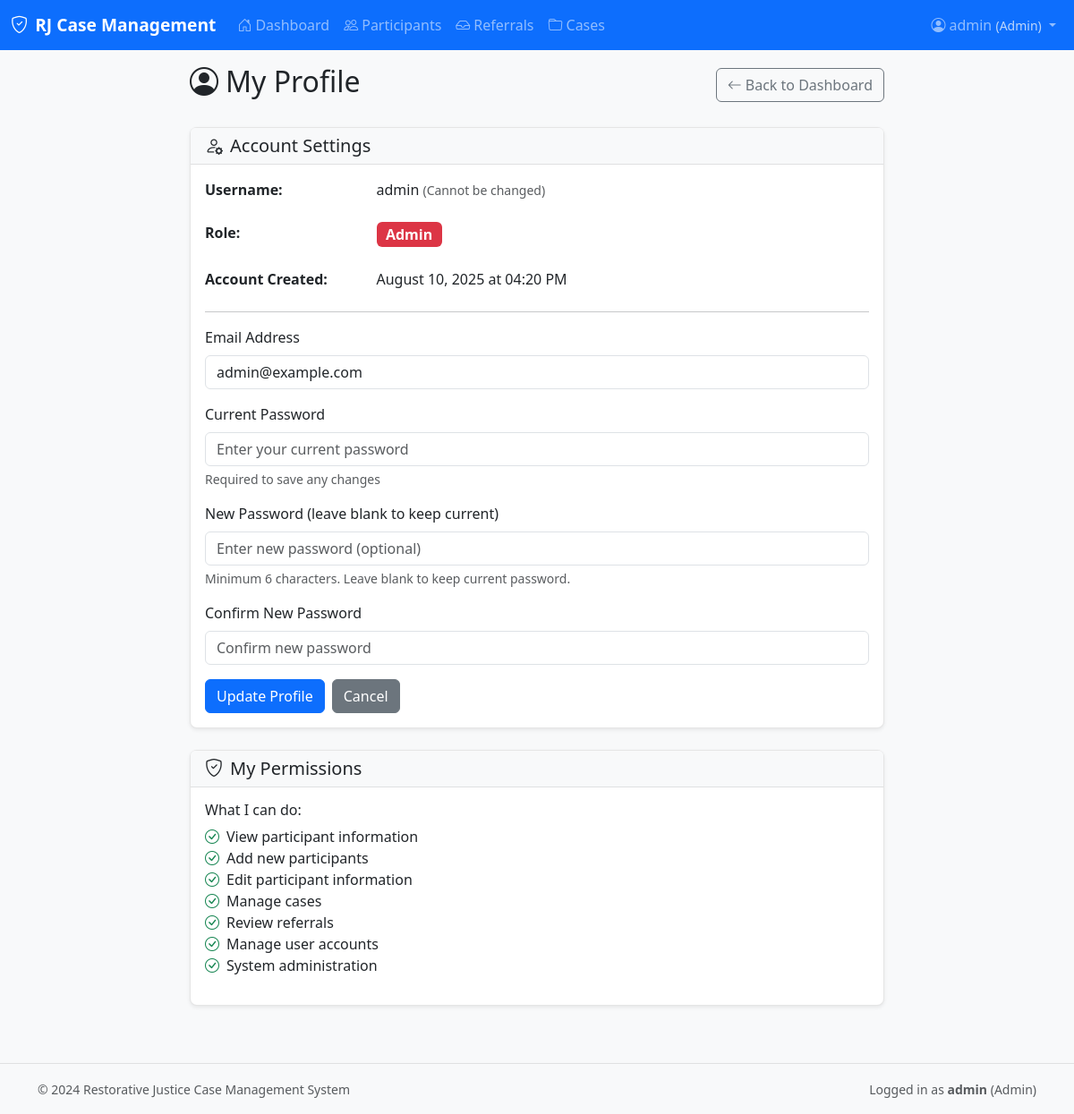
Screenshot of /profile (signed in) with the database file from the repository.
### models.py (models this page shows, shortened)
class User(UserMixin, db.Model):
    __tablename__ = 'users'
    id = db.Column(db.Integer, primary_key=True)
    username = db.Column(db.String(80), unique=True, nullable=False)
    email = db.Column(db.String(120), unique=True, nullable=False)
    password_hash = db.Column(db.String(255), nullable=False)
    role = db.Column(db.String(20), default='volunteer')  # volunteer, coordinator, admin
    created_at = db.Column(db.DateTime, default=datetime.utcnow)
    is_active = db.Column(db.Boolean, default=True)
    processed_referrals = db.relationship('Referral', backref='processor', lazy=True, foreign_keys='Referral.processed_by')
    @property
    def role_display(self):
        return self.role.title()
    @property
    def permissions(self):
        perms = ['view_participants']
        if self.role in ['coordinator', 'admin']:
            perms.extend(['add_participants', 'edit_participants', 'manage_cases', 'manage_referrals'])
        if self.role == 'admin':
            perms.extend(['manage_users', 'system_admin'])
        return perms
    def has_permission(self, permission):
        return permission in self.permissions

### app.py (the view, shortened to what this page needs)
@app.route('/profile', methods=['GET', 'POST'])
@login_required
def profile():
    form = UserProfileForm(obj=current_user)
    return render_template('profile.html', form=form)

### forms.py
class UserProfileForm(FlaskForm):
    email = StringField('Email Address', validators=[DataRequired(), Email(), Length(max=120)],
                       render_kw={'placeholder': 'your.email@example.com'})
    current_password = PasswordField('Current Password', validators=[DataRequired()],
                                   render_kw={'placeholder': 'Enter your current password'})
    new_password = PasswordField('New Password (leave blank to keep current)', validators=[Optional(), Length(min=6)],
                                render_kw={'placeholder': 'Enter new password (optional)'})
    confirm_password = PasswordField('Confirm New Password',
                                   validators=[Optional(), EqualTo('new_password', message='Passwords must match')],
                                   render_kw={'placeholder': 'Confirm new password'})
    submit = SubmitField('Update Profile')

### app.py (called while the page is built)
@login_manager.user_loader
def load_user(user_id):
    return User.query.get(int(user_id))

### templates/profile.html (shortened to what this page needs)
{% extends "base.html" %}
{% block content %}
<div class="row">
    <div class="col-md-8 mx-auto">
        <div class="d-flex justify-content-between align-items-center mb-4">
            <h2>
                <i class="bi bi-person-circle me-2"></i>My Profile
            </h2>
            <a href="{{ url_for('dashboard') }}" class="btn btn-outline-secondary">
                <i class="bi bi-arrow-left me-1"></i>Back to Dashboard
            </a>
        </div>
        <div class="card">
            <div class="card-header">
                <h5 class="mb-0"><i class="bi bi-person-gear me-2"></i>Account Settings</h5>
            </div>
            <div class="card-body">
                <div class="row mb-4">
                    <div class="col-md-3">
                        <strong>Username:</strong>
                    </div>
                    <div class="col-md-9">
                        {{ current_user.username }}
                        <small class="text-muted">(Cannot be changed)</small>
                    </div>
                </div>
                <div class="row mb-4">
                    <div class="col-md-3">
                        <strong>Role:</strong>
                    </div>
                    <div class="col-md-9">
                        <span class="badge bg-{{ 'danger' if current_user.role == 'admin' else 'primary' if current_user.role == 'coordinator' else 'secondary' }} fs-6">
                            {{ current_user.role_display }}
                        </span>
                    </div>
                </div>
                <div class="row mb-4">
                    <div class="col-md-3">
                        <strong>Account Created:</strong>
                    </div>
                    <div class="col-md-9">
                        {{ current_user.created_at.strftime('%B %d, %Y at %I:%M %p') }}
                    </div>
                </div>
                <hr>
                <form method="POST">
                    <div class="mb-3">
                        {{ form.email.label(class="form-label") }}
                        {{ form.email(class="form-control" + (" is-invalid" if form.email.errors else "")) }}
                    </div>
                    <div class="mb-3">
                        {{ form.current_password.label(class="form-label") }}
                        {{ form.current_password(class="form-control" + (" is-invalid" if form.current_password.errors else "")) }}
                        <div class="form-text">Required to save any changes</div>
                    </div>
                    <div class="mb-3">
                        {{ form.new_password.label(class="form-label") }}
                        {{ form.new_password(class="form-control" + (" is-invalid" if form.new_password.errors else "")) }}
                        <div class="form-text">Minimum 6 characters. Leave blank to keep current password.</div>
                    </div>
                    <div class="mb-3">
                        {{ form.confirm_password.label(class="form-label") }}
                        {{ form.confirm_password(class="form-control" + (" is-invalid" if form.confirm_password.errors else "")) }}
                    </div>
                    <div class="d-flex gap-2">
                        {{ form.submit(class="btn btn-primary") }}
                        <a href="{{ url_for('dashboard') }}" class="btn btn-secondary">Cancel</a>
                    </div>
                </form>
            </div>
        </div>
        <div class="card mt-4">
            <div class="card-header">
                <h5 class="mb-0"><i class="bi bi-shield-check me-2"></i>My Permissions</h5>
            </div>
            <div class="card-body">
                <div class="row">
                    <div class="col-md-6">
                        <h6>What I can do:</h6>
                        <ul class="list-unstyled">
                            <li><i class="bi bi-check-circle text-success me-2"></i>View participant information</li>
                            {% if current_user.has_permission('add_participants') %}
                            <li><i class="bi bi-check-circle text-success me-2"></i>Add new participants</li>
                            <li><i class="bi bi-check-circle text-success me-2"></i>Edit participant information</li>
                            <li><i class="bi bi-check-circle text-success me-2"></i>Manage cases</li>
                            <li><i class="bi bi-check-circle text-success me-2"></i>Review referrals</li>
                            {% endif %}
                            {% if current_user.has_permission('manage_users') %}
                            <li><i class="bi bi-check-circle text-success me-2"></i>Manage user accounts</li>
                            <li><i class="bi bi-check-circle text-success me-2"></i>System administration</li>
                            {% endif %}
                        </ul>
                    </div>
                    <div class="col-md-6">
                    </div>
                </div>
            </div>
        </div>
    </div>
</div>
{% endblock %}

### templates/base.html (shortened to what this page needs)
<!DOCTYPE html>
<html lang="en">
<head>
    <link href="https://cdnjs.cloudflare.com/ajax/libs/bootstrap/5.3.0/css/bootstrap.min.css" rel="stylesheet">
    <link href="https://cdnjs.cloudflare.com/ajax/libs/bootstrap-icons/1.10.0/font/bootstrap-icons.min.css" rel="stylesheet">
    <link href="{{ url_for('static', filename='css/style.css') }}" rel="stylesheet">
</head>
<body>
    <nav class="navbar navbar-expand-lg navbar-dark bg-primary">
        <div class="container-fluid">
            <a class="navbar-brand" href="{{ url_for('dashboard') }}">
                <i class="bi bi-shield-check me-2"></i>RJ Case Management
            </a>
            {% if current_user.is_authenticated %}
            <div class="collapse navbar-collapse" id="navbarNav">
                <ul class="navbar-nav me-auto">
                    <li class="nav-item">
                        <a class="nav-link {{ 'active' if request.endpoint == 'dashboard' }}"
                           href="{{ url_for('dashboard') }}">
                            <i class="bi bi-house-door me-1"></i>Dashboard
                        </a>
                    </li>
                    <li class="nav-item">
                        <a class="nav-link {{ 'active' if request.endpoint in ['participants', 'new_participant', 'participant_detail', 'edit_participant'] }}"
                           href="{{ url_for('participants') }}">
                            <i class="bi bi-people me-1"></i>Participants
                        </a>
                    </li>
                    {% if current_user.role in ['coordinator', 'admin'] %}
                    <li class="nav-item">
                        <a class="nav-link {{ 'active' if request.endpoint in ['referrals', 'referral_detail'] }}"
                           href="{{ url_for('referrals') }}">
                            <i class="bi bi-inbox me-1"></i>Referrals
                        </a>
                    </li>
                    {% endif %}
                    <li class="nav-item">
                        <a class="nav-link {{ 'active' if request.endpoint in ['cases', 'new_case', 'edit_case'] }}"
                           href="{{ url_for('cases') }}">
                            <i class="bi bi-folder me-1"></i>Cases
                        </a>
                    </li>
                </ul>
                <ul class="navbar-nav">
                    <li class="nav-item dropdown">
                        <a class="nav-link dropdown-toggle" href="#" role="button" data-bs-toggle="dropdown">
                            <i class="bi bi-person-circle me-1"></i>{{ current_user.username }}
                            <small class="text-light opacity-75">({{ current_user.role_display }})</small>
                        </a>
                    </li>
                </ul>
            </div>
            {% endif %}
        </div>
    </nav>
    <main class="container-fluid">
        {% block content %}{% endblock %}
    </main>
    <footer class="bg-light text-center text-muted py-3 mt-5">
        <div class="container">
            <div class="row">
                <div class="col-md-6 text-start">
                    <small>&copy; 2024 Restorative Justice Case Management System</small>
                </div>
                <div class="col-md-6 text-end">
                    <small>
                        {% if current_user.is_authenticated %}
                        Logged in as <strong>{{ current_user.username }}</strong> ({{ current_user.role_display }})
                        {% endif %}
                    </small>
                </div>
            </div>
        </div>
    </footer>
</body>
</html>

### static/css/style.css (style rules this page uses)
body { background-color: #f8f9fa; font-family: 'Segoe UI', Tahoma, Geneva, Verdana, sans-serif; }
.navbar-brand { font-weight: 600; font-size: 1.2rem; }
.card { box-shadow: 0 0.125rem 0.25rem rgba(0, 0, 0, 0.075); border: 1px solid rgba(0, 0, 0, 0.1); border-radius: 0.5rem; margin-bottom: 1rem; }
.card-header { background-color: #f8f9fa; border-bottom: 1px solid rgba(0, 0, 0, 0.1); font-weight: 600; }
.badge { font-size: 0.75em; font-weight: 600; }
.btn { border-radius: 0.375rem; font-weight: 500; }
footer { border-top: 1px solid rgba(0, 0, 0, 0.1); margin-top: auto; }

### rows the page displays
User: username "admin", role_display "Admin", created_at "August 10, 2025 at 04:20 PM", email "admin@example.com"
